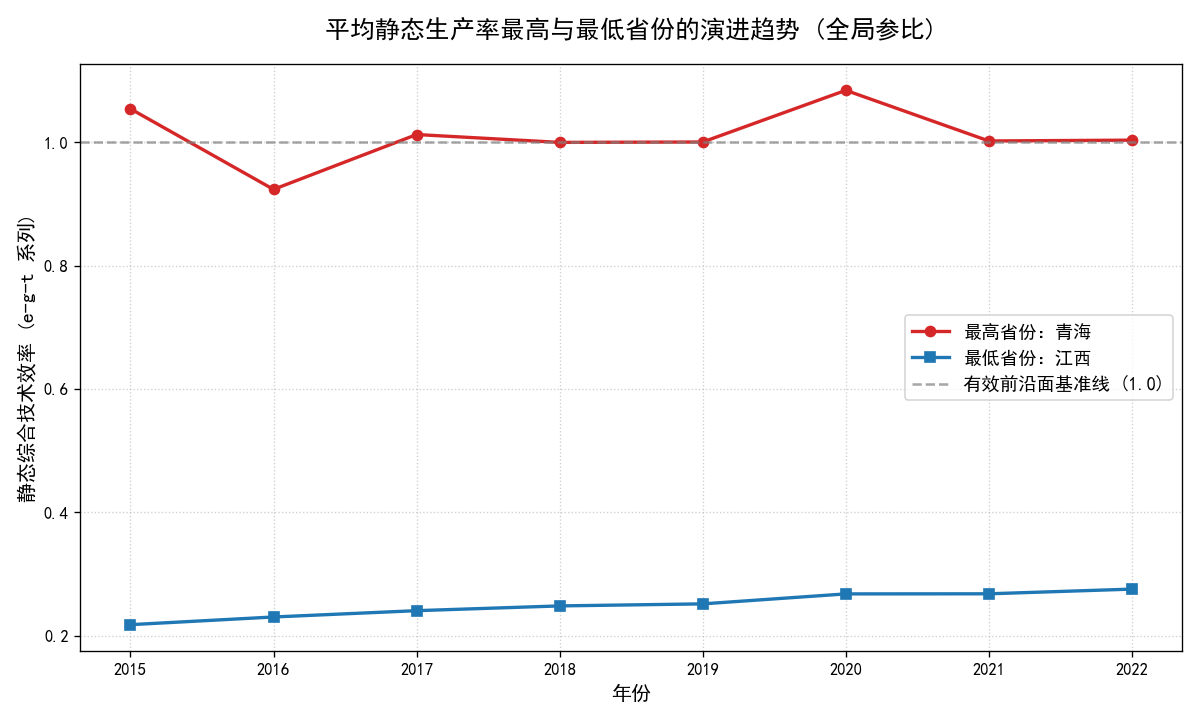

Reproduce this figure in Python.
import pandas as pd
import matplotlib.pyplot as plt

# 1. 设置中文字体（防止图表中的中文显示为方块）
# Windows系统一般使用SimHei，Mac系统可以使用Arial Unicode MS或Heiti TC
plt.rcParams['font.sans-serif'] = ['SimHei']  
plt.rcParams['axes.unicode_minus'] = False  # 正常显示负号

# 2. 读取你的 Excel 数据
# 请将 'your_data.xlsx' 替换为你实际的文件名
file_path = '结果_超效率SBM Malmquist 指数 -全局参比_规模报酬可变VRS_0\结果_超效率SBM Malmquist 指数 -全局参比_规模报酬可变VRS_0.xlsx'
df = pd.read_excel(file_path)

# 3. 找出平均静态生产率最高和最低的省份
# 这里使用 e-g-t 列来计算 7 个时期的平均值
mean_efficiency = df.groupby('Province')['e-g-t'].mean()
best_prov = mean_efficiency.idxmax()
worst_prov = mean_efficiency.idxmin()

print(f"平均静态效率最高的省份是: {best_prov} (平均得分: {mean_efficiency[best_prov]:.4f})")
print(f"平均静态效率最低的省份是: {worst_prov} (平均得分: {mean_efficiency[worst_prov]:.4f})")

# 4. 定义一个函数：将跨期数据(2015-2016)还原为连续的单年时序数据(2015~2022)
def extract_time_series(province_name):
    # 筛选该省份数据并按年份排序，确保时间顺序正确
    prov_df = df[df['Province'] == province_name].sort_values('Year')
    
    years = []
    efficiencies = []
    
    # 遍历前7个时期，提取 t 年的年份和 e-g-t 的值
    for index, row in prov_df.iterrows():
        t_year = row['Year'].split('-')[0]  # 切分出前面的年份，比如 "2015"
        years.append(t_year)
        efficiencies.append(row['e-g-t'])
        
    # 单独处理最后一行，提取 t+1 年的年份和 e-g-t+1 的值，凑齐第8年（2022年）
    last_row = prov_df.iloc[-1]
    last_year = last_row['Year'].split('-')[1] # 切分出后面的年份，比如 "2022"
    years.append(last_year)
    efficiencies.append(last_row['e-g-t+1'])
    
    return years, efficiencies

# 获取最高和最低省份的时序数据
years_best, eff_best = extract_time_series(best_prov)
years_worst, eff_worst = extract_time_series(worst_prov)

# 5. 绘制折线图
plt.figure(figsize=(10, 6), dpi=120)

# 画最高省份的线（红色，带圆点标记）
plt.plot(years_best, eff_best, marker='o', color='#d62728', linewidth=2, 
         label=f'最高省份：{best_prov}')

# 画最低省份的线（蓝色，带方块标记）
plt.plot(years_worst, eff_worst, marker='s', color='#1f77b4', linewidth=2, 
         label=f'最低省份：{worst_prov}')

# 6. 图表美化与细节设置
plt.title('平均静态生产率最高与最低省份的演进趋势 (全局参比)', fontsize=15, pad=15)
plt.xlabel('年份', fontsize=12)
plt.ylabel('静态综合技术效率 (e-g-t 系列)', fontsize=12)

# 添加参考线（效率值为 1.0 的前沿面基准线）
plt.axhline(y=1.0, color='gray', linestyle='--', alpha=0.7, label='有效前沿面基准线 (1.0)')

plt.grid(True, linestyle=':', alpha=0.6)
plt.legend(fontsize=11)
plt.tight_layout()

# 显示图表（或替换为 plt.savefig('trend_chart.png') 保存图片）
plt.show()
